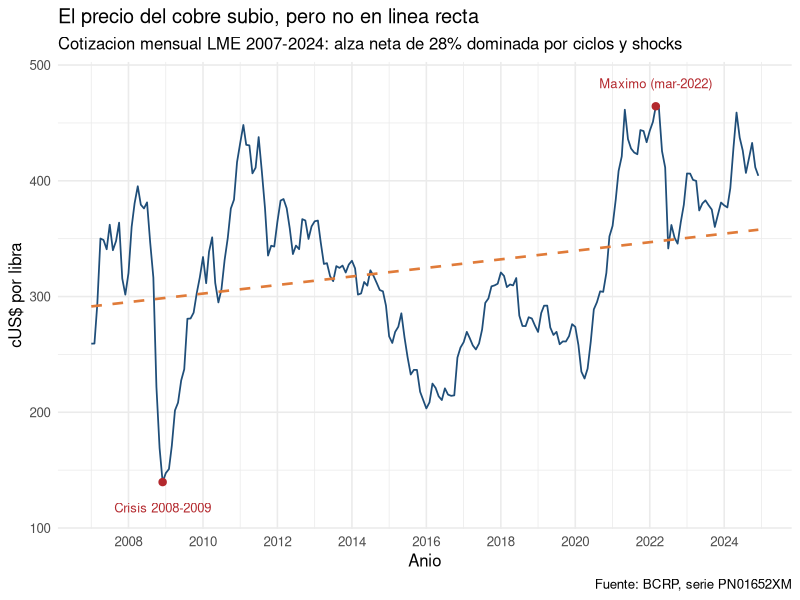

Reproduce this figure in R.
# ============================================================
# Analisis final - Parte 2
# Tendencia y ciclos del precio del cobre (BCRP, 2007-2024)
#
# Pregunta de analisis:
# El precio del cobre, subio de forma sostenida entre 2007 y 2024,
# o su comportamiento responde mas a ciclos y shocks que a una
# tendencia lineal?
# ============================================================

library(dplyr)
library(ggplot2)

# Se reutiliza la base ya procesada en el EDA
cobre <- read.csv("data/cobre_procesado.csv", stringsAsFactors = FALSE)
cobre$fecha <- as.Date(cobre$fecha)

# Indice de tiempo continuo (anio con fraccion del mes) para medir la tendencia
cobre$tiempo <- cobre$anio + (cobre$mes_num - 1) / 12

# ---- Relacion entre el tiempo y el precio ----
correlacion <- cor(cobre$tiempo, cobre$precio)
modelo <- lm(precio ~ tiempo, data = cobre)
pendiente <- coef(modelo)[2]
r2 <- summary(modelo)$r.squared

cat("Correlacion tiempo-precio:", round(correlacion, 3), "\n")
cat("Pendiente estimada (cUS$/lb por anio):", round(pendiente, 2), "\n")
cat("R cuadrado del modelo lineal:", round(r2, 3), "\n\n")

# ---- Indicadores de crecimiento de punta a punta ----
prom_2007 <- mean(cobre$precio[cobre$anio == 2007])
prom_2024 <- mean(cobre$precio[cobre$anio == 2024])
crecimiento <- (prom_2024 / prom_2007 - 1) * 100

cat("Precio promedio 2007:", round(prom_2007, 1), "\n")
cat("Precio promedio 2024:", round(prom_2024, 1), "\n")
cat("Crecimiento acumulado 2007-2024 (%):", round(crecimiento, 1), "\n\n")

# ---- Volatilidad por anio (dispersion de la variacion mensual) ----
volatilidad <- cobre %>%
  filter(!is.na(var_mensual)) %>%
  group_by(anio) %>%
  summarise(volatilidad = round(sd(var_mensual), 2), .groups = "drop") %>%
  arrange(desc(volatilidad))

cat("Anios con mayor volatilidad mensual:\n")
print(head(volatilidad, 5))

# ---- Grafico final para difusion ----
azul    <- "#1f4e79"
naranja <- "#e07b39"

# Puntos clave: minimo (crisis 2008) y maximo (2022) del periodo
p_min <- cobre[which.min(cobre$precio), ]
p_max <- cobre[which.max(cobre$precio), ]

grafico_final <- ggplot(cobre, aes(x = fecha, y = precio)) +
  geom_line(color = azul, linewidth = 0.6) +
  geom_smooth(method = "lm", se = FALSE, color = naranja,
              linetype = "dashed", linewidth = 0.9) +
  geom_point(data = rbind(p_min, p_max), color = "#b3282d", size = 2.2) +
  annotate("text", x = p_min$fecha, y = p_min$precio - 22,
           label = "Crisis 2008-2009", size = 3.3, color = "#b3282d") +
  annotate("text", x = p_max$fecha, y = p_max$precio + 20,
           label = "Maximo (mar-2022)", size = 3.3, color = "#b3282d") +
  scale_x_date(date_breaks = "2 years", date_labels = "%Y") +
  labs(
    title = "El precio del cobre subio, pero no en linea recta",
    subtitle = "Cotizacion mensual LME 2007-2024: alza neta de 28% dominada por ciclos y shocks",
    x = "Anio", y = "cUS$ por libra",
    caption = "Fuente: BCRP, serie PN01652XM"
  ) +
  theme_minimal(base_size = 12)

ggsave("figures/grafico_final.png", grafico_final,
       width = 10, height = 6, dpi = 300, bg = "white")
